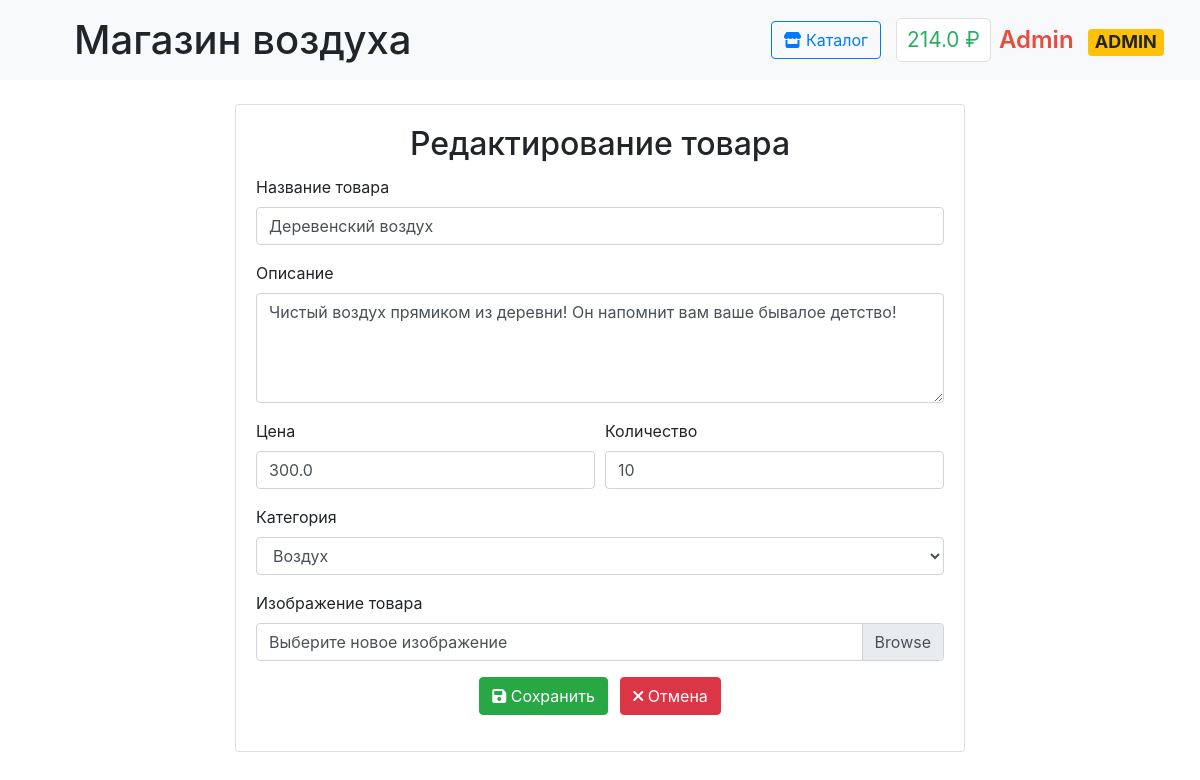
Screenshot of /admin/product/2/edit (signed in) with the database file from the repository.
### data/users.py (models this page shows, shortened)
class User(SqlAlchemyBase, UserMixin):
    __tablename__ = 'users'
    id = Column(Integer, primary_key=True, autoincrement=True)
    surname = Column(String, nullable=False)
    name = Column(String, nullable=False)
    email = Column(String, unique=True, nullable=False)
    hashed_password = Column(String, nullable=False)
    balance = Column(Float, default=0)
    is_admin = Column(Boolean, default=False)

### data/products.py (models this page shows, shortened)
class Product(SqlAlchemyBase):
    __tablename__ = 'products'
    id = sa.Column(sa.Integer, primary_key=True, autoincrement=True)
    title = sa.Column(sa.String, nullable=False)
    description = sa.Column(sa.Text)
    price = sa.Column(sa.Float, nullable=False)
    quantity = sa.Column(sa.Integer, default=0)
    image_url = sa.Column(sa.String)
    category = sa.Column(sa.String)
    created_at = sa.Column(sa.DateTime, default=sa.func.now())
    is_available = sa.Column(sa.Boolean, default=True)

### main.py (the view, shortened to what this page needs)
@app.route('/admin/product/<int:id>/edit', methods=['GET', 'POST'])
@login_required
def edit_product(id):
    if not current_user.is_admin:
        abort(403)
    db_sess = db_session.create_session()
    product = db_sess.get(Product, id)
    if not product:
        db_sess.close()
        abort(404)
    form = ProductForm(obj=product)
    form.category.choices = [('air', 'Воздух'), ('other', 'Другое')]
    return render_template('edit_product.html', form=form, product=product)

### forms/products.py
class ProductForm(FlaskForm):
    title = StringField('Название товара', validators=[DataRequired()])
    description = TextAreaField('Описание')
    price = FloatField('Цена', validators=[DataRequired(), NumberRange(min=0.01)])
    quantity = IntegerField('Количество', validators=[NumberRange(min=0)])
    image = FileField('Изображение товара', validators=[
        FileAllowed(['jpg', 'jpeg', 'png', 'gif'], 'Только изображения!')
    ])
    category = SelectField('Категория', choices=[
        ('air', 'Воздух'),
        ('other', 'Другое')
    ], validators=[DataRequired()])
    submit = SubmitField('Сохранить')

### data/db_session.py (called while the page is built)
def create_session() -> Session:
    global __factory
    return __factory()

### main.py (called while the page is built)
@login_manager.user_loader
def load_user(user_id):
    db_sess = db_session.create_session()
    return db_sess.get(User, user_id)

### templates/edit_product.html (shortened to what this page needs)
{% extends "base.html" %}
{% block content %}
<div class="container">
    <div class="row justify-content-center">
        <div class="col-md-8">
            <div class="card mt-4">
                <div class="card-body">
                    <h2 class="card-title text-center">Редактирование товара</h2>
                    <form method="POST" enctype="multipart/form-data">
                        <div class="form-group">
                            {{ form.title.label }}
                            {{ form.title(class="form-control") }}
                        </div>
                        <div class="form-group">
                            {{ form.description.label }}
                            {{ form.description(class="form-control", rows=4) }}
                        </div>
                        <div class="form-row">
                            <div class="form-group col-md-6">
                                {{ form.price.label }}
                                {{ form.price(class="form-control") }}
                            </div>
                            <div class="form-group col-md-6">
                                {{ form.quantity.label }}
                                {{ form.quantity(class="form-control") }}
                            </div>
                        </div>
                        <div class="form-group">
                            {{ form.category.label }}
                            {{ form.category(class="form-control") }}
                        </div>
                        <div class="form-group">
                            <label>Изображение товара</label>
                            <div class="custom-file">
                                <label class="custom-file-label" for="image">
                                    {% if product.image_url %}
                                        Текущее: {{ product.image_url.split('/')[-1] }}
                                    {% else %}
                                        Выберите новое изображение
                                    {% endif %}
                                </label>
                            </div>
                        </div>
                        <div class="form-group text-center">
                            <button type="submit" class="btn btn-success mr-2">
                                <i class="fas fa-save"></i> Сохранить
                            </button>
                            <a href="{{ url_for('admin_panel') }}" class="btn btn-danger">
                                <i class="fas fa-times"></i> Отмена
                            </a>
                        </div>
                    </form>
                </div>
            </div>
        </div>
    </div>
</div>
{% endblock %}

### templates/base.html (shortened to what this page needs)
<!doctype html>
<html lang="en">
<head>
    <link rel="stylesheet" href="https://stackpath.bootstrapcdn.com/bootstrap/4.4.1/css/bootstrap.min.css">
    <link rel="stylesheet" href="https://cdnjs.cloudflare.com/ajax/libs/font-awesome/6.0.0/css/all.min.css">
    <link rel="stylesheet" href="{{ url_for('static', filename='css/style.css') }}">
</head>
<body>
<nav class="navbar navbar-light bg-light">
    <div class="navbar-container">
        <h1 class="m-2" style="padding-left: 30px;">Магазин воздуха</h1>
        <div class="nav-section">
            {% if current_user.is_authenticated %}
                <a href="{{ url_for('index') }}" class="btn btn-outline-primary">
                    <i class="fas fa-store"></i> Каталог
                </a>
                <div class="d-flex align-items-center">
                    <span class="balance mr-2" onclick="window.location.href='{{ url_for('payment') }}'">
                        {{ current_user.balance }} ₽
                    </span>
                    <span class="username {% if current_user.is_admin %}admin-badge{% endif %}"
                          onclick="window.location.href='{{ url_for('profile') }}'">
                        {{ current_user.name }}
                        {% if current_user.is_admin %}<span class="badge badge-warning ml-2">ADMIN</span>{% endif %}
                    </span>
                </div>
            {% endif %}
        </div>
    </div>
</nav>
<main>
    {% block content %}{% endblock %}
</main>
</body>
</html>

### static/css/style.css (style rules this page uses)
.navbar-container { width: 100%; display: flex; justify-content: space-between; align-items: center; }
.nav-section { display: flex; align-items: center; gap: 15px; }
.username { font-size: 1.5rem; font-weight: 600; color: #2c3e50; cursor: pointer; margin: 0; }
.balance { font-size: 1.3rem; color: #27ae60; background: white; padding: 5px 10px; border-radius: 5px; cursor: pointer; border: 1px solid #e0e0e0; margin: 0; }
.admin-badge { color: #e74c3c; }
.navbar-container { display: flex; justify-content: space-between; align-items: center; width: 100%; padding: 0 20px; }

### rows the page displays
User: balance "214.0", name "Admin"
Product: title "Деревенский воздух", description "Чистый воздух прямиком из деревни! Он напомнит вам ваше бывалое детство!", price "300.0", quantity "10", category "Воздух"
